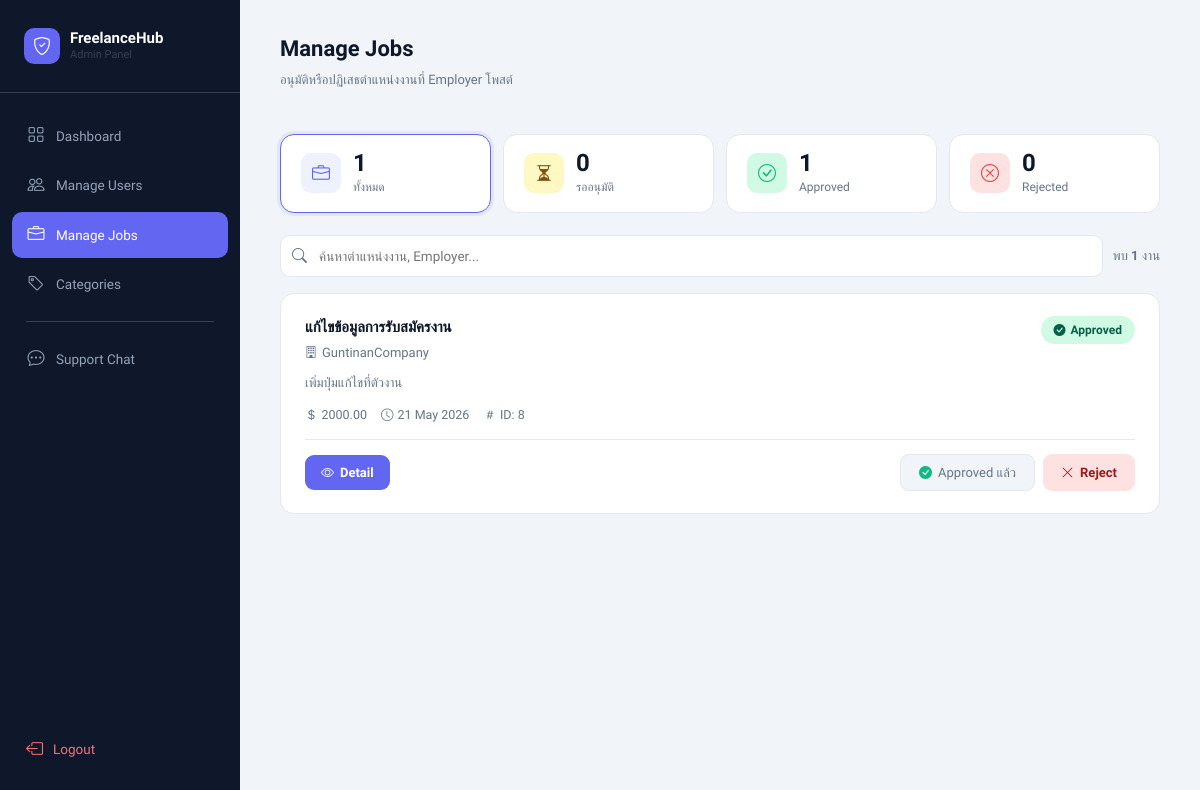
Page /admin_manage_jobs.php (signed in) on the earlier database version.
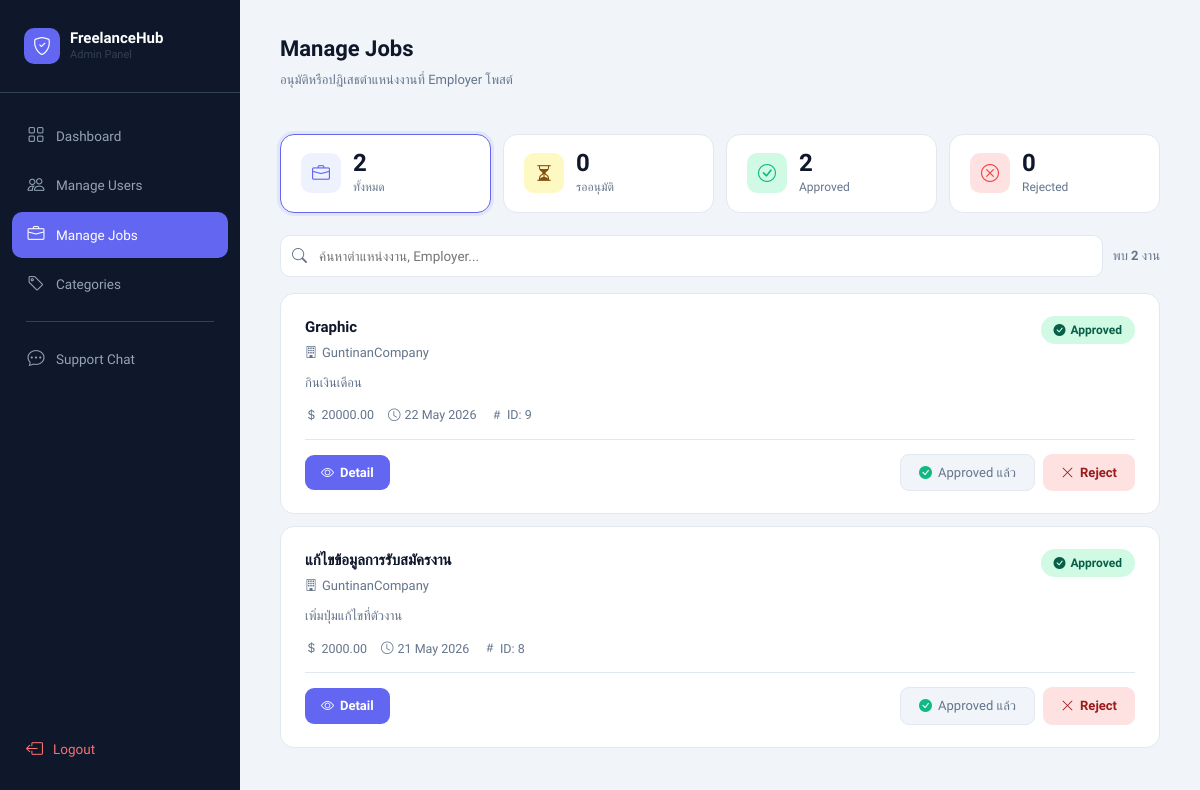
Same page on the later database version.
### tables this page shows
CREATE TABLE `job` (
  `job_id` int(11) NOT NULL,
  `employer_id` int(11) NOT NULL,
  `title` varchar(255) NOT NULL,
  `description` text NOT NULL,
  `location` varchar(255) NOT NULL,
  `salary` decimal(10,2) DEFAULT 0.00,
  `latitude` double DEFAULT NULL,
  `longitude` double DEFAULT NULL,
  `deadline` datetime DEFAULT NULL,
  `status` enum('open','in_progress','completed','closed') DEFAULT 'open',
  `admin_status` enum('pending','approved','rejected') DEFAULT 'pending',
  `created_at` timestamp NOT NULL DEFAULT current_timestamp(),
  `category` varchar(100) DEFAULT NULL,
  `updated_at` timestamp NULL DEFAULT NULL
);

CREATE TABLE `users` (
  `user_id` int(11) NOT NULL,
  `username` varchar(50) DEFAULT NULL,
  `email` varchar(100) DEFAULT NULL,
  `password` varchar(255) DEFAULT NULL,
  `fullname` varchar(100) DEFAULT NULL,
  `phone` varchar(20) DEFAULT NULL,
  `role` enum('admin','employer','freelancer') DEFAULT NULL,
  `created_at` timestamp NOT NULL DEFAULT current_timestamp(),
  `latitude` double DEFAULT NULL,
  `longitude` double DEFAULT NULL,
  `company_details` text DEFAULT NULL
);

### admin_manage_jobs.php (the view, shortened to what the changed rows need)
<?php
include "config.php";
$result = mysqli_query($conn,"
    SELECT job.*, users.username
    FROM job
    JOIN users ON users.user_id = job.employer_id
    ORDER BY job.created_at DESC
");
$rows         = [];
$cnt_all      = 0;
$cnt_pending  = 0;
$cnt_approved = 0;
$cnt_rejected = 0;
while($r = mysqli_fetch_assoc($result)){
    $rows[] = $r;
    $cnt_all++;
    if($r['admin_status']==='pending')  $cnt_pending++;
    elseif($r['admin_status']==='approved') $cnt_approved++;
    elseif($r['admin_status']==='rejected') $cnt_rejected++;
}
?>
<!DOCTYPE html>
<html lang="th">
<head>
<link href="https://cdn.jsdelivr.net/npm/bootstrap@5.3.0/dist/css/bootstrap.min.css" rel="stylesheet">
<link href="https://cdn.jsdelivr.net/npm/bootstrap-icons@1.11.0/font/bootstrap-icons.css" rel="stylesheet">
</head>
<body>
<main class="main">
  <div class="topbar">
    <div>
      <h2>Manage Jobs</h2>
    </div>
  </div>
  <div class="stat-row">
    <div class="stat-mini active-filter" data-filter="" onclick="setStatFilter(this, '')">
      <div><div class="sm-val"><?php echo $cnt_all; ?></div><div class="sm-lbl">ทั้งหมด</div></div>
    </div>
    <div class="stat-mini" data-filter="approved" onclick="setStatFilter(this, 'approved')">
      <div><div class="sm-val"><?php echo $cnt_approved; ?></div><div class="sm-lbl">Approved</div></div>
    </div>
  </div>
  <div class="toolbar">
    <span class="result-info">พบ <strong id="result-count"><?php echo $cnt_all; ?></strong> งาน</span>
  </div>
  <div id="job-list">
  <?php
  foreach($rows as $row):
    $status    = $row['admin_status'];
    $sp_class  = match($status){ 'approved'=>'sp-approved','rejected'=>'sp-rejected',default=>'sp-pending' };
    $sp_label  = match($status){ 'approved'=>'Approved','rejected'=>'Rejected',default=>'Pending' };
    $sp_icon   = match($status){ 'approved'=>'bi-check-circle-fill','rejected'=>'bi-x-circle-fill',default=>'bi-hourglass-split' };
    $date_str  = !empty($row['created_at']) ? date('d M Y', strtotime($row['created_at'])) : '';
  ?>
  <div class="job-card <?php echo $status==='pending'?'pending-card':''; ?>"
       data-status="<?php echo $status; ?>"
       data-search="<?php echo strtolower(htmlspecialchars($row['title'].' '.$row['username'])); ?>">
    <div class="jc-top">
      <div>
        <div class="jc-title">
          <?php echo htmlspecialchars($row['title']); ?>
        </div>
        <div class="jc-employer">
          <i class="bi bi-building" style="font-size:12px;"></i>
          <?php echo htmlspecialchars($row['username']); ?>
        </div>
      </div>
      <span class="status-pill <?php echo $sp_class; ?>">
        <i class="bi <?php echo $sp_icon; ?>"></i> <?php echo $sp_label; ?>
      </span>
    </div>
    <p class="jc-desc"><?php echo htmlspecialchars($row['description']); ?></p>
    <div class="jc-meta">
      <?php if(!empty($row['salary'])): ?>
      <span><i class="bi bi-currency-dollar"></i><?php echo htmlspecialchars($row['salary']); ?></span>
      <?php endif; ?>
      <?php if($date_str): ?>
      <span><i class="bi bi-clock"></i><?php echo $date_str; ?></span>
      <?php endif; ?>
      <span><i class="bi bi-hash"></i>ID: <?php echo $row['job_id']; ?></span>
    </div>
    <div class="jc-footer">
      <a href="admin_job_detail.php?id=<?php echo $row['job_id']; ?>"
          class="btn-detail"
          style="display:inline-flex;align-items:center;gap:6px;padding:8px 16px;border-radius:9px;font-size:13px;font-weight:600;background:var(--accent);color:#fff;text-decoration:none;transition:all .15s;">
        <i class="bi bi-eye"></i> Detail
      </a>
      <div class="actions-wrap">
        <?php if($status === 'pending'): ?>
          <button class="btn-approve"
            onclick="confirmAction('approve', <?php echo $row['job_id']; ?>, '<?php echo htmlspecialchars($row['title'],ENT_QUOTES); ?>')">
            <i class="bi bi-check-lg"></i> Approve
          </button>
          <button class="btn-reject"
            onclick="confirmAction('reject', <?php echo $row['job_id']; ?>, '<?php echo htmlspecialchars($row['title'],ENT_QUOTES); ?>')">
            <i class="bi bi-x-lg"></i> Reject
          </button>
        <?php elseif($status === 'approved'): ?>
          <span class="btn-done"><i class="bi bi-check-circle-fill" style="color:var(--green);"></i> Approved แล้ว</span>
          <button class="btn-reject"
            onclick="confirmAction('reject', <?php echo $row['job_id']; ?>, '<?php echo htmlspecialchars($row['title'],ENT_QUOTES); ?>')">
            <i class="bi bi-x-lg"></i> Reject
          </button>
        <?php endif; ?>
      </div>
    </div>
  </div>
  <?php endforeach; ?>
  </div>
</main>
</body>
</html>

Differences in the rows shown:
added job: title "Graphic", employer.username "GuntinanCompany", admin_status "Approved", description "กินเงินเดือน", salary "20000.00", created_at "22 May 2026", job_id "9"
Other differences:
$cnt_all: "1" → "2"
$cnt_approved: "1" → "2"
